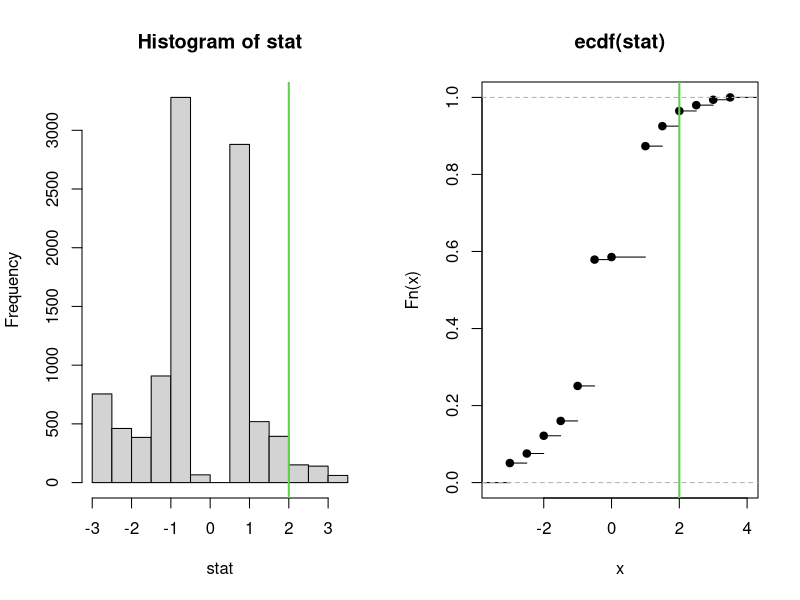
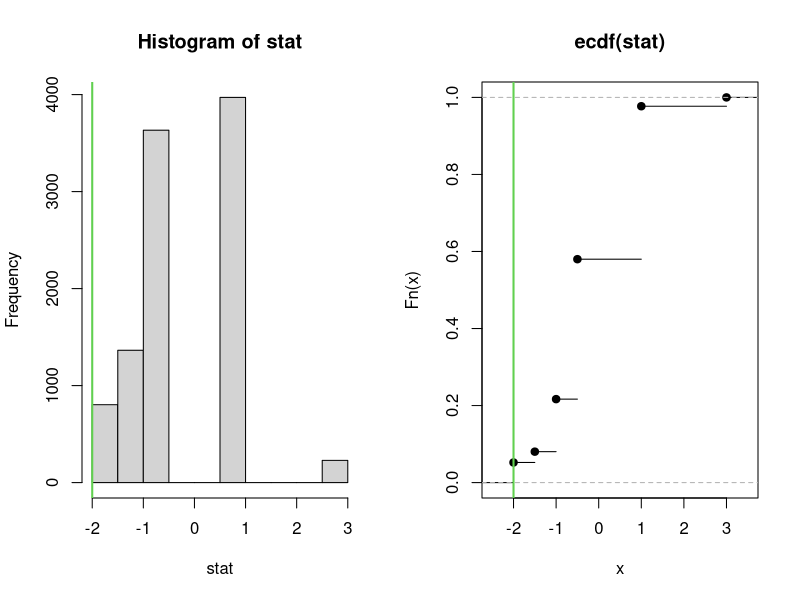
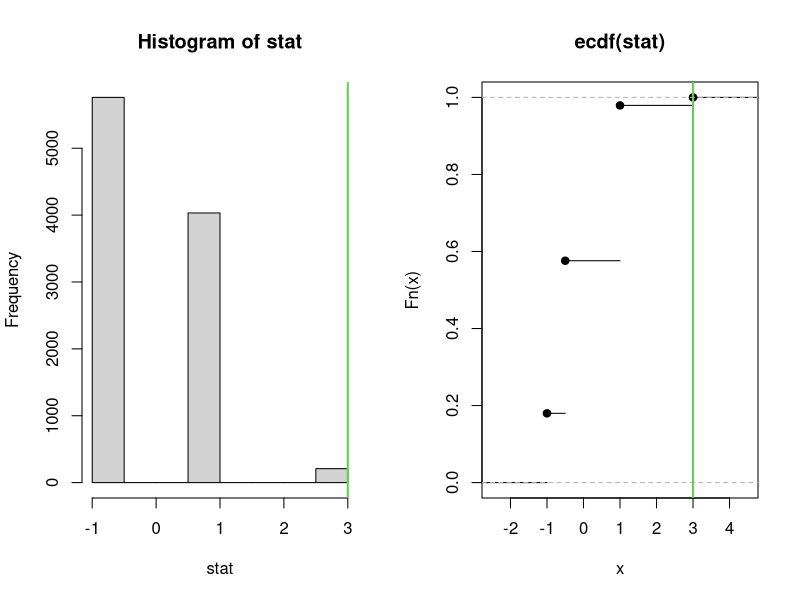
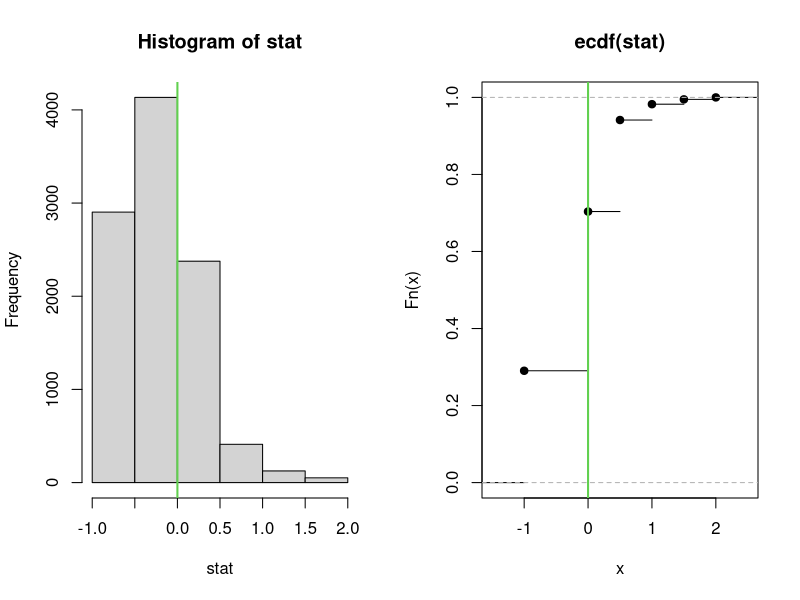
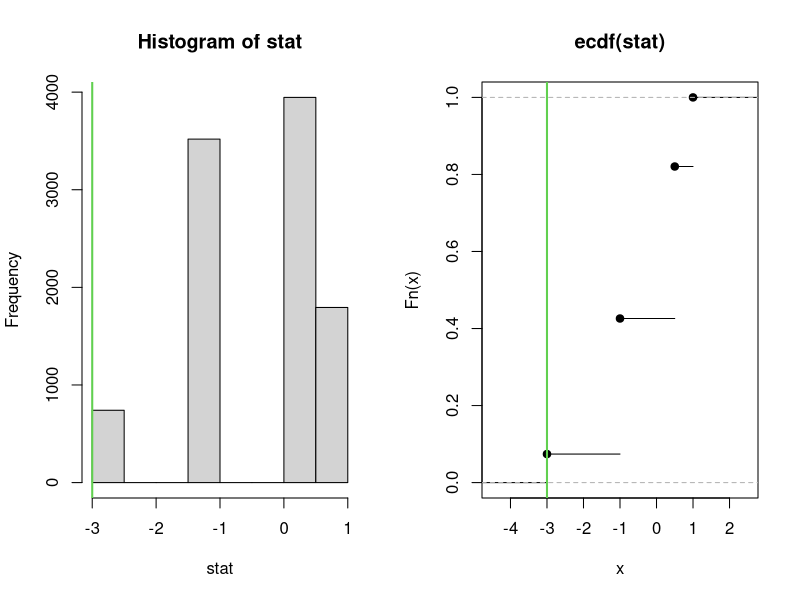
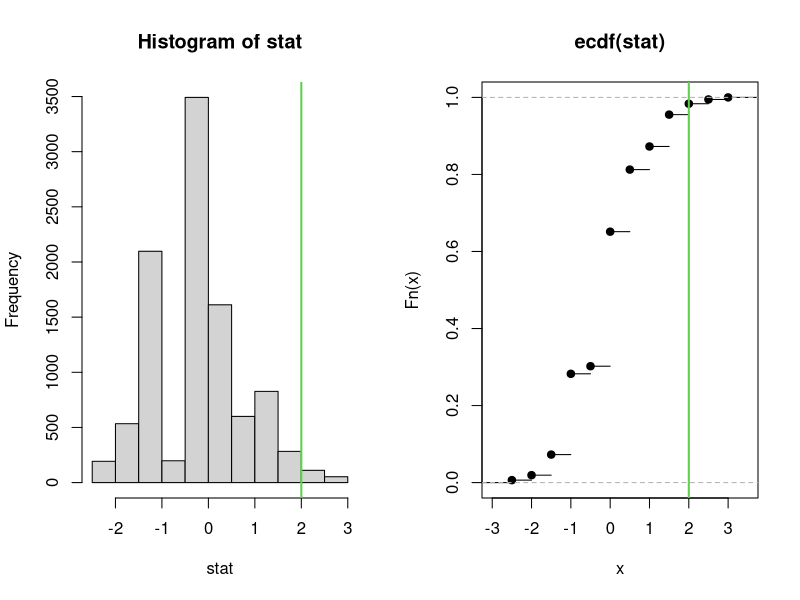
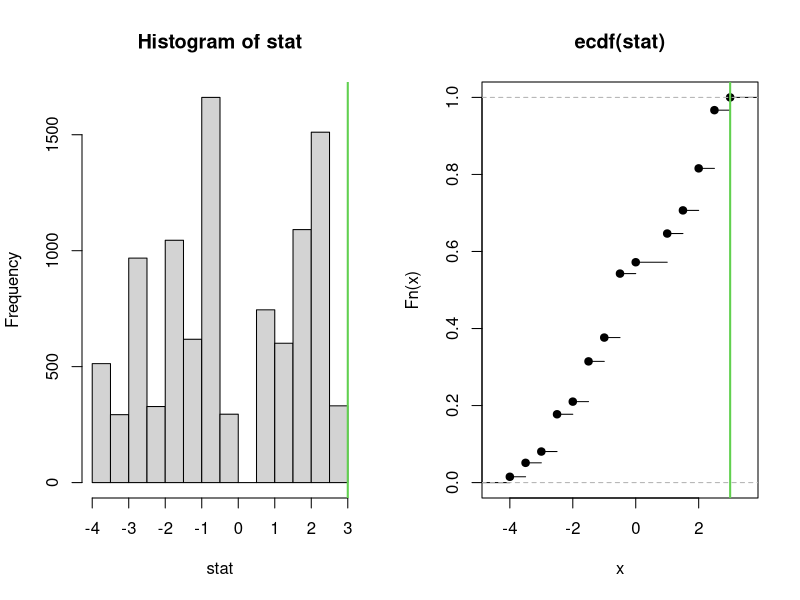
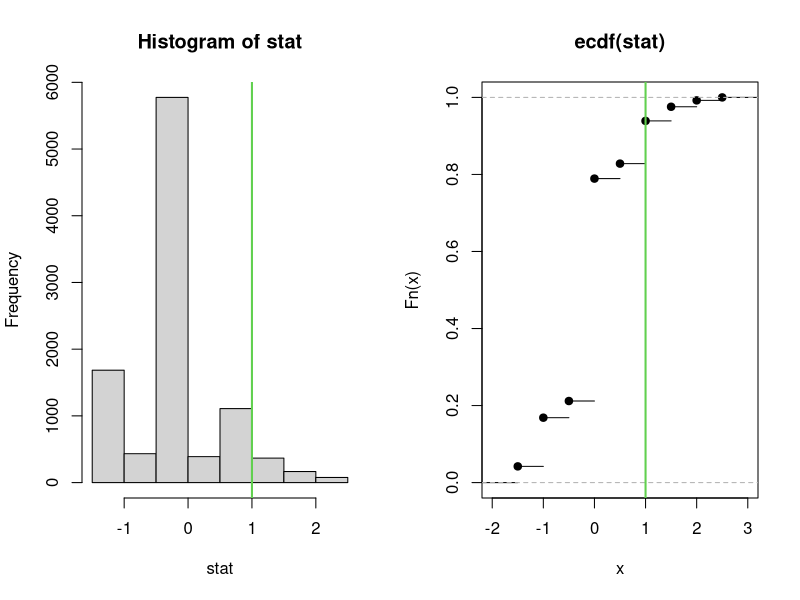

Source code (R) for these figures, in order: (Note: this script raises an error after producing the figures.)
df <- read.table("stress.txt")


# H0 : x1 <= x2 
# H1 : x1 > x2


perm_test <- function(g,n1,it=10000,seed=123){
  i = 1
  stat = rep(NA,it)
  for (i in 1:it){
    perm <- sample(1:length(g))
    g <- g[perm]
    g1 <- g[1:n1]
    g2 <- g[(n1+1):length(g)]
    stat[i] <- median(g1) - median(g2)
  }
  return(stat)
}

it <- 10000
p_val <- rep(NA,length(df[1,]))
true_stat <- rep(NA,length(df[1,]))

for (k in 1:length(df[1,])){
  true_stat[k] <- median(df[1:10,k])-median(df[11:15,k])
  stat <- perm_test(df[,k],10,it)
  par(mfrow=c(1,2))
  hist(stat,breaks=10)
  abline(v=true_stat[k],col=3,lwd=2)
  plot(ecdf(stat))
  abline(v=true_stat[k],col=3,lwd=2)
  
  p_val[k] <- sum(stat>=true_stat[k])/it

}

true_stat
p_val

p.adjust(p_val, method="bh", n=length(df[1,]))
